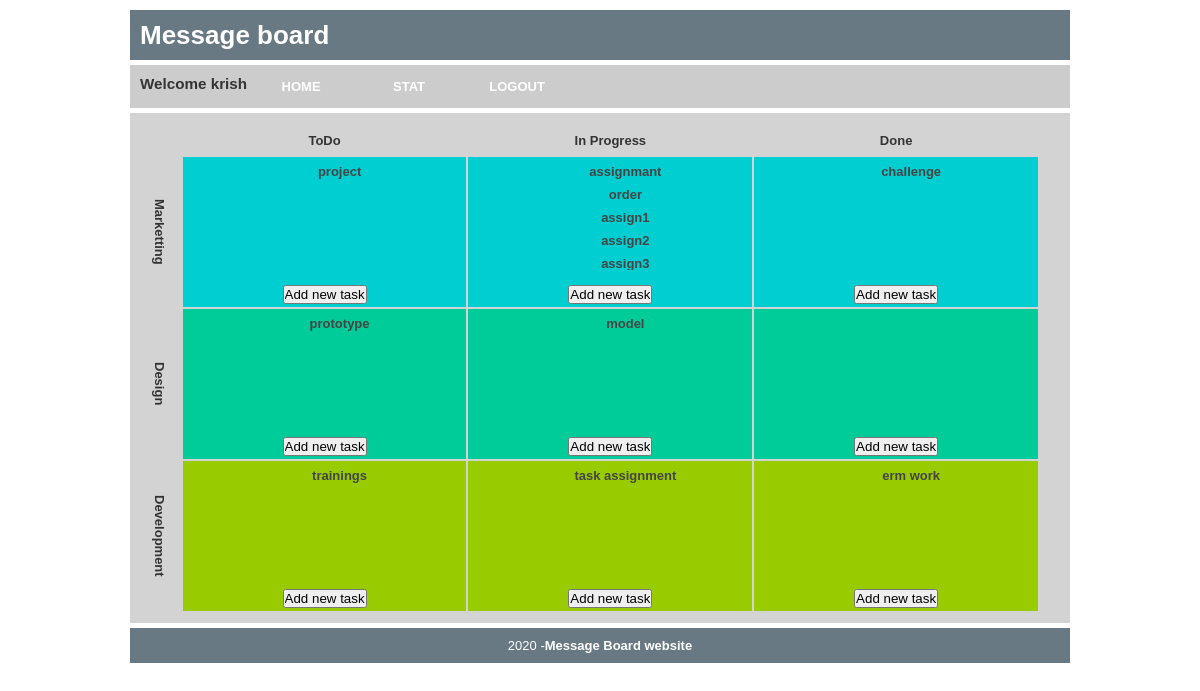
Page /home (signed in) on the committed database.
### models.py (models this page shows)
class User(db.Model,UserMixin):
    __tablename__ ='users'
    id = db.Column(db.Integer,primary_key=True,autoincrement=True)
    username = db.Column(db.String(100))
    email = db.Column(db.String(100),unique=True)
    password = db.Column(db.String(100))

class Todo(db.Model):
    __tablename__ = 'todo'
    id = db.Column(db.Integer,primary_key=True,autoincrement=True)
    title = db.Column(db.String(100),nullable=False)
    desc = db.Column(db.Text,nullable=False)
    date = db.Column(db.String(100),nullable=False)
    category = db.Column(db.String(100),nullable=False)
    username = db.Column(db.String(100))

class Inprogress(db.Model):
    __tablename__ = 'inprogress'
    id = db.Column(db.Integer,primary_key=True,autoincrement=True)
    title = db.Column(db.String(100),nullable=False)
    desc = db.Column(db.Text,nullable=False)
    date = db.Column(db.String(100),nullable=False)
    category = db.Column(db.String(100),nullable=False)
    username = db.Column(db.String(100))

class Done(db.Model):
    __tablename__ = 'done'
    id = db.Column(db.Integer,primary_key=True,autoincrement=True)
    title = db.Column(db.String(100),nullable=False)
    desc = db.Column(db.Text,nullable=False)
    date = db.Column(db.String(100),nullable=False)
    category = db.Column(db.String(100),nullable=False)
    username = db.Column(db.String(100))

### main.py (the view)
@login_required
@main.route('/home')
def home():
    user = current_user.username
    categories = ['Marketting', 'Design', 'Development']
    tables= ['todo','inprogress','done']
    category_row = []
    for category in categories:
        table_row=[]
        for table in tables:
            if table == 'todo':
                row = Todo.query.filter_by(username=user,category=category)
                table_row.append(row)
            elif table == 'inprogress':
                row = Inprogress.query.filter_by(username=user,category=category)
                table_row.append(row)
            elif table == 'done':
                row = Done.query.filter_by(username=user,category=category)
                table_row.append(row)
        category_row.append(table_row)
    return render_template('index.html',category_row=category_row,user=user,categories=categories,tables=tables)

### __init__.py (called while the page is built)
def create_app():
    app = Flask(__name__)
    app.config['SECRET_KEY']='secret-key'
    app.config['SQLALCHEMY_DATABASE_URI']='sqlite:///db.sqlite'
    db.init_app(app)
    from .models import Todo, Inprogress, Done, User
    with app.app_context():
        db.create_all()
    login_manager = LoginManager()
    login_manager.login_view = 'auth.login'
    login_manager.init_app(app)
    from .models import User
    @login_manager.user_loader
    def load_user(id):
        return User.query.get(int(id))
    from .main import main as main_blueprint
    app.register_blueprint(main_blueprint)
    from .auth import auth as auth_blueprint
    app.register_blueprint(auth_blueprint)
    return app

### templates/index.html
{% extends 'base.html' %}
{% block head %}
{{ super() }}
{% endblock %}
{% block nav %}
<div id="navigation">
    <ul>
        <li><h3>Welcome {{user}} </h3></li>
        <li><a href="{{ url_for('main.home')}}">Home</a></li>
        <li><a href="{{ url_for('main.statistics')}}">Stat</a></li>
        <li><a href="{{ url_for('auth.logout')}}">Logout</a></li>
    </ul>
</div>
{% endblock %}
{% block content %}
<div class="board">
    <table>
        <tr>
            <td></td>
            <td class="frow"><p>ToDo</p></td>
            <td class="frow"><p>In Progress</p></td>
            <td class="frow"><p>Done</p></td>
        </tr>
        {% for i in range(0,3) %}
        <tr>
            <td class="srow">
                <p>{{categories[i]}}</p>
            </td>
            {% for j in range(0,3)%}
                {% set category = categories[i] %}
                {% set table = tables[j] %}
            <td class="mrow {{category}}">
                <ul>
                    {% for row in category_row[i][j] %}
                        <li><a href="{{url_for('main.show_task',id=row.id,table=table)}}">{{row.title}}</a></li>
                    {% endfor %}
                </ul>
                <br>
                <form action="{{url_for('main.new_task',category=category,table=table)}}" method="post">
                    <input type="submit" value="Add new task">
                </form>
            </td>
            {% endfor %}
        </tr>
        {% endfor %}
    </table>
</div>
{% endblock %}

### templates/base.html (shortened to what this page needs)
<!DOCTYPE html>
<html lang="en">
<head>
    {% block head %}
    <link rel="stylesheet" type="text/css" href="{{ url_for('static',filename='mb_css.css')}}"/>
    {% endblock %}
</head>
<body>
    <div id="wrapper">
        <div id="header">
            <h1>Message board</h1>
        </div>
        {% block nav %}
        {% endblock %}
        <div id="section">
            {% block content %}
            {% endblock %}
        </div>
        <div id="footer">
             2020 -<strong>Message Board website</strong>
        </div>
    </div>
</body>
</html>

### static/mb_css.css (style rules this page uses)
* { padding:0;margin:0; }
body { font-family:Arial,Helvetica,sans-serif; font-size:13px; }
#wrapper { margin:0 auto; width:940px; }
#header { color:#FFFFFF; font-style:bold; width:920px; float:left; padding:10px; height:30px; margin:10px 0px 5px 0px; background:#697983; }
#navigation { float:left; width:920px; color:#333; padding:10px; margin:0px 0px 5px 0px; background:#cccccc; }
#section { color:#333; margin:0px 5px 5px 0px; padding: 10px; width:920px; float:left; background:lightgrey; }
#footer { width:920px; clear:both; text-align:center; color:#ffffff; background:#697983; margin:0px 0px 10px 0px; padding:10px; }
#navigation ul { list-style-type: none; margin:0; padding:0; overflow:hidden; }
#navigation li { display:inline; float:left; }
#navigation a { display:block; width:100px; font-weight:bold; color:#FFFFFF; background-color:#cccccc; text-align:center; padding:4px; text-decoration:none; text-transform:uppercase; }
a { color:#444444; }
ul { list-style-type:none; padding:0px; margin:0px; }
.board table { width:100%; height:400px; padding-right:20px; position:relative; }
.frow { width:220px; height:30px; position:relative; }
.frow p { text-align:center; font-weight:bold; }
.srow { width:30px; height:150px; }
.srow p { padding-left:10px; writing-mode:vertical-rl; text-orientation:sideways; font-weight:bold; }
.Marketting { background:darkturquoise }
.Design { background:#00cc99; }
.Development { background:#99cc00; }
.mrow ul { height:110px; margin-left:30px; text-align:center; overflow-y:scroll; }
.mrow a { text-decoration:none; font-weight:bold; }
.mrow form { text-align:center; }
.mrow li { padding:4px; }

### rows in the picture
User: username "krish"
Todo: title "project"
Inprogress: title "assignmant"
Inprogress: title "order"
Inprogress: title "assign1"
Inprogress: title "assign2"
Inprogress: title "assign3"
Done: title "challenge"
Todo: title "prototype"
Inprogress: title "model"
Todo: title "trainings"
Inprogress: title "task assignment"
Done: title "erm work"

### other values in the picture
{{ categories[i] }} "Marketting" "Design" "Development"
